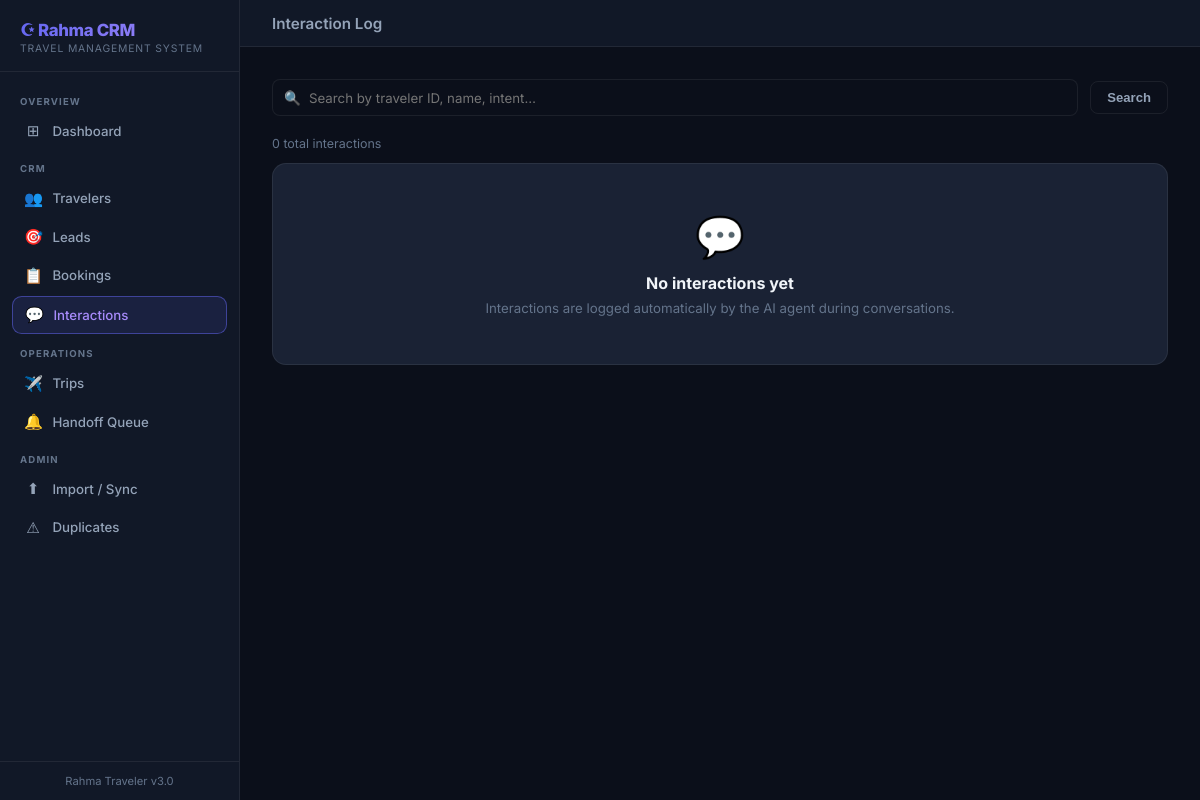
Before: /interactions/ with the older database file.
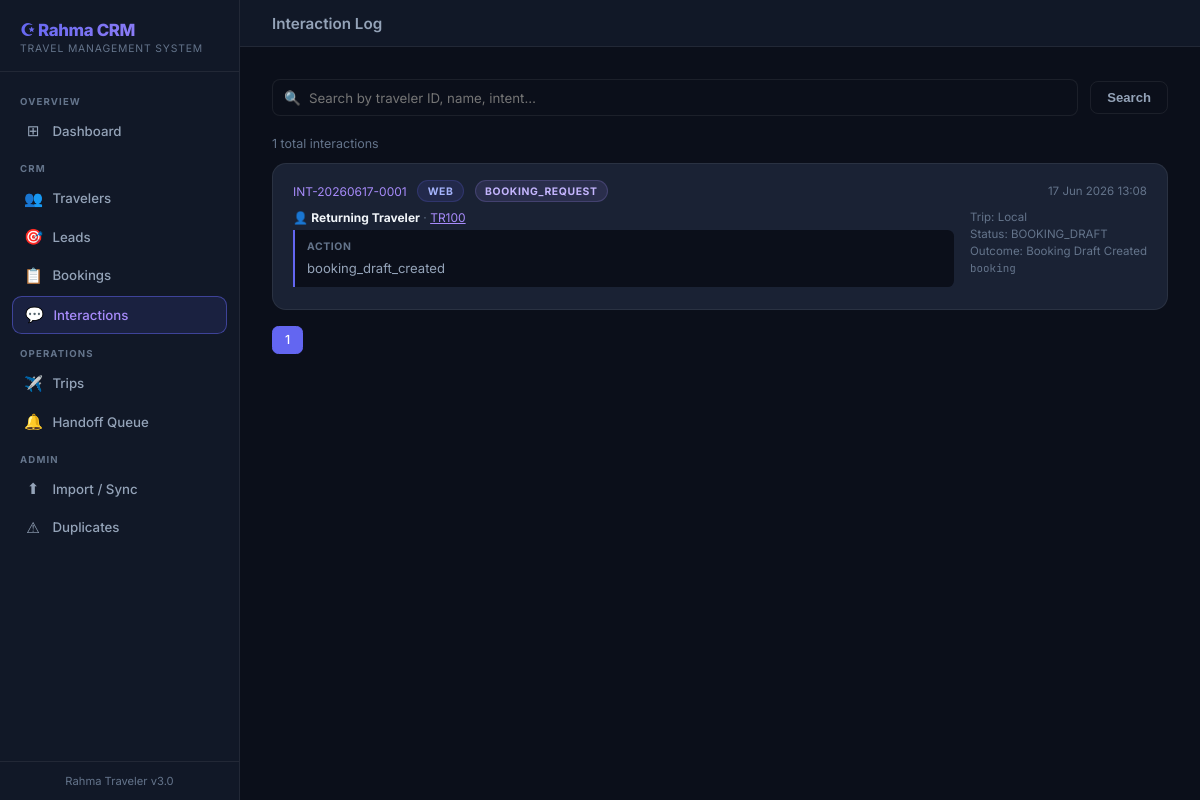
After: the same page with the newer database file.
### app/models/interaction.py (models this page shows, shortened)
class Interaction(db.Model):
    __tablename__ = 'interactions'
    interaction_id = db.Column(db.String(50), primary_key=True)
    timestamp = db.Column(db.DateTime, default=datetime.utcnow)
    channel = db.Column(db.String(50))
    customer_name = db.Column(db.String(200))
    raw_phone = db.Column(db.String(50))
    integrated_whatsapp = db.Column(db.String(50))
    phone_lookup_key = db.Column(db.String(50))
    traveler_id = db.Column(db.String(20), db.ForeignKey('travelers.traveler_id'))
    matched_row = db.Column(db.Integer)
    status_snapshot = db.Column(db.String(100))
    intent = db.Column(db.String(100))
    trip_type = db.Column(db.String(50))
    suggested_trips = db.Column(db.Text)
    action_taken = db.Column(db.Text)
    handoff_required = db.Column(db.Boolean, default=False)
    handoff_reason = db.Column(db.Text)
    agent_notes = db.Column(db.Text)
    flow_key = db.Column(db.String(100))
    step_key = db.Column(db.String(100))
    message_key = db.Column(db.String(100))
    language = db.Column(db.String(20))
    source_sheet = db.Column(db.String(100))
    source_row = db.Column(db.Integer)
    outcome = db.Column(db.Text)

### app/routes/interactions.py (the view, shortened to what this page needs)
@interactions_bp.route('/')
def index():
    q = request.args.get('q', '')
    page = request.args.get('page', 1, type=int)
    per_page = 30
    query = Interaction.query
    pagination = query.order_by(Interaction.timestamp.desc()).paginate(
        page=page, per_page=per_page, error_out=False)
    return render_template('interactions/index.html',
                           interactions=pagination.items,
                           pagination=pagination,
                           total_count=pagination.total,
                           q=q)

### app/templates/interactions/index.html (shortened to what this page needs)
{% extends "base.html" %}
{% block topbar_title %}Interaction Log{% endblock %}
{% block content %}
<form method="GET" action="{{ url_for('interactions.index') }}" class="search-bar">
    <div class="search-input-wrap">
        <span class="search-icon">🔍</span>
        <input class="form-input" type="text" name="q" value="{{ q }}" placeholder="Search by traveler ID, name, intent…">
    </div>
    <button type="submit" class="btn btn-ghost">Search</button>
</form>
<div style="margin-bottom:0.75rem;font-size:0.78rem;color:var(--text-muted)">{{ total_count }} total interactions</div>
{% if interactions %}
<div style="display:flex;flex-direction:column;gap:0.65rem">
{% for i in interactions %}
<div class="card" style="padding:1rem 1.25rem">
    <div style="display:flex;align-items:center;justify-content:space-between;flex-wrap:wrap;gap:0.5rem;margin-bottom:0.5rem">
        <div style="display:flex;align-items:center;gap:0.65rem;flex-wrap:wrap">
            <span class="mono" style="color:var(--accent-2);font-size:0.75rem">{{ i.interaction_id }}</span>
            {% if i.channel %}<span class="badge badge-blue">{{ i.channel }}</span>{% endif %}
            {% if i.intent %}<span class="badge badge-purple">{{ i.intent }}</span>{% endif %}
        </div>
        <span style="font-size:0.72rem;color:var(--text-muted)">
            {{ i.timestamp.strftime('%d %b %Y %H:%M') if i.timestamp else '—' }}
        </span>
    </div>
    <div style="display:flex;gap:1rem;align-items:flex-start;flex-wrap:wrap">
        <div style="flex:1;min-width:200px">
            {% if i.customer_name or i.traveler_id %}
            <div style="font-size:0.75rem;color:var(--text-muted);margin-bottom:0.35rem">
                👤
                {% if i.customer_name %}<strong style="color:var(--text-main)">{{ i.customer_name }}</strong>{% endif %}
                {% if i.traveler_id %}
                · <a href="{{ url_for('travelers.detail', traveler_id=i.traveler_id) }}" style="color:var(--accent-2)">{{ i.traveler_id }}</a>
                {% endif %}
            </div>
            {% endif %}
            {% if i.action_taken %}
            <div style="background:var(--bg-base);border-left:2px solid var(--accent);border-radius:0 0.4rem 0.4rem 0;padding:0.55rem 0.75rem;font-size:0.82rem;color:var(--text-dim);line-height:1.5;margin-bottom:0.35rem">
                <div style="font-size:0.65rem;font-weight:700;color:var(--text-muted);text-transform:uppercase;letter-spacing:0.06em;margin-bottom:4px">Action</div>
                {{ i.action_taken[:250] }}{% if i.action_taken|length > 250 %}…{% endif %}
            </div>
            {% endif %}
        </div>
        <div style="flex-shrink:0;font-size:0.72rem;color:var(--text-muted);display:flex;flex-direction:column;gap:0.2rem;min-width:120px">
            {% if i.trip_type %}<div>Trip: {{ i.trip_type }}</div>{% endif %}
            {% if i.status_snapshot %}<div>Status: {{ i.status_snapshot }}</div>{% endif %}
            {% if i.outcome %}<div>Outcome: {{ i.outcome }}</div>{% endif %}
            {% if i.flow_key %}<div style="font-family:'JetBrains Mono',monospace;font-size:0.68rem">{{ i.flow_key }}</div>{% endif %}
        </div>
    </div>
</div>
{% endfor %}
</div>
<div class="pagination">
    {% for p in pagination.iter_pages(left_edge=1, right_edge=1, left_current=2, right_current=2) %}
        {% if p %}
        <a href="{{ url_for('interactions.index', page=p, q=q) }}" class="page-btn {% if p == pagination.page %}active{% endif %}">{{ p }}</a>
        {% else %}
        <span style="padding:0 0.25rem;color:var(--text-muted)">…</span>
        {% endif %}
    {% endfor %}
</div>
{% else %}
<div class="card" style="text-align:center;padding:3rem">
    <div style="font-size:2.5rem;margin-bottom:0.75rem">💬</div>
    <div style="font-weight:700;color:var(--text-main);margin-bottom:0.4rem">No interactions yet</div>
    <div style="color:var(--text-muted);font-size:0.83rem">Interactions are logged automatically by the AI agent during conversations.</div>
</div>
{% endif %}
{% endblock %}

Changed rows visible on the page:
added Interaction: interaction_id "INT-20260617-0001", channel "WEB", intent "BOOKING_REQUEST", timestamp "17 Jun 2026 13:08", customer_name "Returning Traveler", traveler_id "TR100", action_taken "booking_draft_created", trip_type "Local", status_snapshot "BOOKING_DRAFT", outcome "Booking Draft Created", flow_key "booking"
Other visible differences:
{{ total_count }}: "0" → "1"
new list line: "1"
text no longer shown: "💬 No interactions yet Interactions are logged automatically by the AI agent during conversations."
